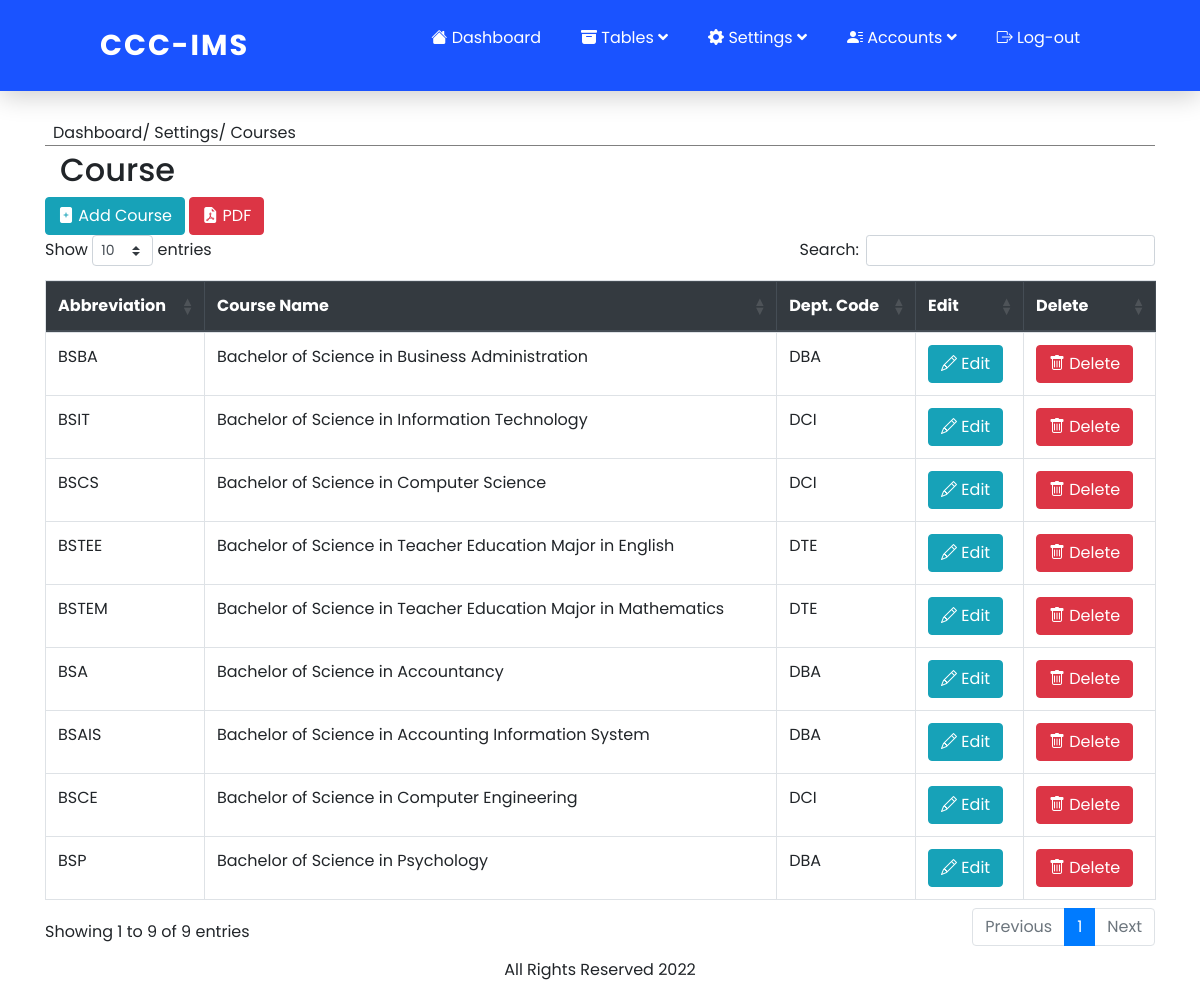
Screenshot of /admin/courses.php (signed in) with the database file from the repository.
### tables this page shows
CREATE TABLE `courses` (
  `id` int(11) NOT NULL,
  `dept_id` int(11) NOT NULL,
  `course_abb` varchar(50) NOT NULL,
  `course_name` varchar(255) NOT NULL
);

CREATE TABLE `program_dept` (
  `dept_id` int(11) NOT NULL,
  `department_name` varchar(255) NOT NULL,
  `dept_code` varchar(50) NOT NULL,
  `dept_head` varchar(255) NOT NULL
);

### admin/courses.php (the view, shortened to what this page needs)
<?php
include 'header.php';
include 'nav.php';
?>
<?php
require 'dbcon.php';
?>
<div class="container" >
  <div style="border-bottom: 1px solid grey; margin-bottom: 5px;" >
     <span class="p-2">Dashboard/ Settings/ Courses</span>
  </div>
</div>
<div class="container">
    <div class="col-md-8">
      <h2>Course</h2>
    </div>
</div>
<div class="container">
<div class="row">
    <div class="col-md-8">
      <button type="button" class="btn btn-info" data-toggle="modal" data-target="#myModal1"><i class="bi bi-file-plus-fill"></i> Add Course</button>
      <a href="./fpdf/courses_pdf.php" class="btn btn-danger" target="_blank"><i class="bi bi-file-earmark-pdf-fill"></i> PDF</a>
    </div>
    <div class="col-md-4">
    </div>
</div>
</div>
<div class="container">
    <table class="table table-bordered table-hover" id="the_table">
      <?php
        $query = "SELECT `courses`.`id` AS `id` , `courses`.`course_abb` AS `abb` ,`program_dept`.`dept_code` AS `dept_code`, `courses`.`course_name` AS `name` FROM `courses` LEFT JOIN `program_dept` ON `courses`.`dept_id` = `program_dept`.`dept_id`";
        $result = $conn->query($query);
        ?>
          <thead class=" thead-dark">
                     <th >Abbreviation</th>
                     <th>Course Name</th>
                     <th>Dept. Code</th>
                     <th>Edit</th>
                     <th>Delete</th>
                  </thead>
             <?php
              while( $row = $result->fetch_assoc()):?>
                  <tr>
                      <td><?php echo  $row['abb']?></td>
                      <td><?php echo  $row['name']?></td>
                      <td><?php echo  $row['dept_code']?></td>
                      <td><button type="button" class="btn btn-info editbtn"  data-toggle="modal" ><i class="bi bi-pencil"></i> Edit</button></td>
                      <td><button type="button" class="btn btn-danger deletebtn" data-toggle="modal" ><i class="bi bi-trash"></i> Delete</button></td>
                  </tr>
            <?php endwhile; ?>
    </table>
</div>
<?php
include 'footer.php';
 ?>

### admin/header.php (shortened to what this page needs)
<!DOCTYPE html>
<html lang="en">
<head>
  <link rel="stylesheet" href="https://maxcdn.bootstrapcdn.com/bootstrap/4.5.2/css/bootstrap.min.css">
  <link rel="stylesheet" href="https://cdn.jsdelivr.net/npm/bootstrap-icons@1.5.0/font/bootstrap-icons.css">
    <link rel="stylesheet" href="./css/nav.css">
    <link rel="stylesheet" type="text/css" href="./css/letter.css">
    <link rel="stylesheet" href="https://cdnjs.cloudflare.com/ajax/libs/font-awesome/5.15.3/css/all.min.css">
<link rel="stylesheet" type="text/css" href="https://cdn.datatables.net/1.10.25/css/dataTables.bootstrap4.min.css">
</head>

### admin/nav.php (shortened to what this page needs)
<?php if ($_SESSION['role'] == "admin"){?>
<body>
 <header style="background-color: #1a53ff;">
      <a href="#" class="logo">CCC-IMS</a>
      <div class="navigation">
        <ul class="menu">
          <li class="menu-item"><a href="dashboard.php"><i class="bi bi-house-fill"></i> Dashboard</a></li>
          <li class="menu-item">
            <a class="sub-btn" href="#"><i class="bi bi-archive-fill"></i> Tables <i class="fas fa-angle-down"></i></a>
          </li>
          <li class="menu-item">
            <a class="sub-btn" href="#"><i class="bi bi-gear-fill"></i> Settings <i class="fas fa-angle-down"></i></a>
          </li>
         <li class="menu-item">
          <?php
          $res =  $conn->query("SELECT email FROM admin WHERE id = '".$_SESSION['admin_id']."'");
          $row = $res->fetch_assoc();
          ?>
            <a class="sub-btn <?php if($row['email'] == ''){ echo "text-danger"; } ?>" href="#"><i class="bi bi-person-lines-fill "></i> Accounts <i class="fas fa-angle-down"></i></a>
         </li>
        <li class="menu-item"><a href="log-out.php"><i class="bi bi-box-arrow-right"></i> Log-out</a></li>
      </ul>
      </div>
    </header>
<br>
<br>
<br>
<br><br>
<?php
}elseif($_SESSION['role'] == "user"){
?>
<body>
<?php
}
?>

### admin/footer.php (shortened to what this page needs)
<footer id="footer"><center>All Rights Reserved 2022</center></footer>
</body>
</html>

### admin/css/nav.css (style rules this page uses)
* { margin: 0; padding: 0; box-sizing: border-box; font-family: "Poppins", sans-serif; }
header { z-index: 999; position: fixed; top: 0; left: 0; width: 100%; display: flex; justify-content: space-between; align-items: center; background: #007acc; box-shadow: 0 5px 25px rgb(0 0 0 / 20%); padding: 0 100px; transition: 0.6s; }
header .logo { color: #fff; font-size: 1.8em; font-weight: 700; text-transform: uppercase; text-decoration: none; letter-spacing: 2px; }
header .navigation { position: relative; line-height: 75px; transition: 0.6s; transition-property: line-height; }
header .navigation .menu { position: relative; display: flex; justify-content: center; list-style: none; user-select: none; }
.menu-item > a { color: #fff; font-size: 1em; text-decoration: none; margin: 20px; padding: 25px 0; }

### admin/footer.php (style rules this page uses)
#footer { position: relative; padding: 10px 10px 0px 10px; bottom: 0; width: 100%; height: 40px; }

### rows the page displays
courses: course_abb "BSBA", course_name "Bachelor of Science in Business Administration", dept.dept_code "DBA"
courses: course_abb "BSIT", course_name "Bachelor of Science in Information Technology", dept.dept_code "DCI"
courses: course_abb "BSCS", course_name "Bachelor of Science in Computer Science", dept.dept_code "DCI"
courses: course_abb "BSTEE", course_name "Bachelor of Science in Teacher Education Major in English", dept.dept_code "DTE"
courses: course_abb "BSTEM", course_name "Bachelor of Science in Teacher Education Major in Mathematics", dept.dept_code "DTE"
courses: course_abb "BSA", course_name "Bachelor of Science in Accountancy", dept.dept_code "DBA"
courses: course_abb "BSAIS", course_name "Bachelor of Science in Accounting Information System", dept.dept_code "DBA"
courses: course_abb "BSCE", course_name "Bachelor of Science in Computer Engineering", dept.dept_code "DCI"
courses: course_abb "BSP", course_name "Bachelor of Science in Psychology", dept.dept_code "DBA"
